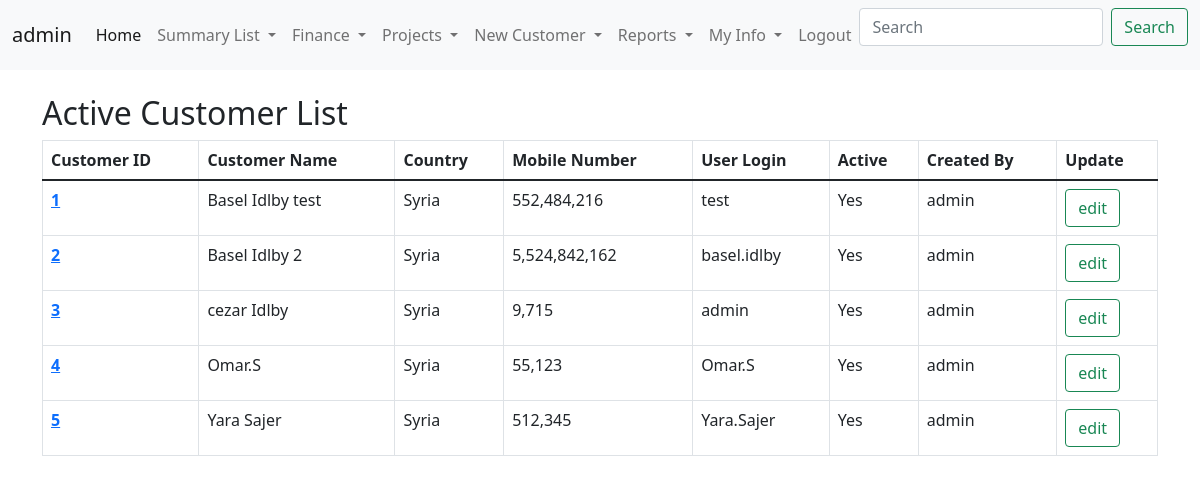
The page /customerList (signed in) on the database its author committed.
### CRM/models.py (models this page shows, shortened)
class CustomerInfoModel(models.Model):
    customerId = models.AutoField(primary_key=True)
    customerName = models.CharField(max_length=100 , unique=True)
    country = models.ForeignKey(countryListModel,on_delete=models.DO_NOTHING)
    address = models.CharField(max_length=150)
    mobileNumber = models.IntegerField(unique=True)
    workNumber = models.IntegerField()
    email = models.EmailField(max_length=50 , unique=True)
    userLogin = models.OneToOneField(settings.AUTH_USER_MODEL,related_name="b" ,  on_delete=models.DO_NOTHING , null=True , blank=True )
    createdBy = models.ForeignKey(User, on_delete=models.DO_NOTHING)
    active = models.BooleanField(default=True)
    GA1 = models.CharField(max_length=100 , blank=True, null=True)
    GA2 = models.CharField(max_length=100 , blank=True, null=True)
    GA3 = models.CharField(max_length=100 , blank=True, null=True)
    GA4 = models.CharField(max_length=100 , blank=True, null=True)
    GB1 = models.BooleanField(default=False , blank=True, null=True)
    GB2 = models.BooleanField(default=False , blank=True, null=True)
    GB3 = models.BooleanField(default=False , blank=True, null=True)
    GB4 = models.BooleanField(default=False , blank=True, null=True)
    GD1 = models.DateField(blank=True, null=True)
    GD2 = models.DateField(blank=True, null=True)
    GD3 = models.DateField(blank=True, null=True)

class countryListModel(models.Model):
    countryId = models.AutoField(primary_key=True)
    countryName = models.CharField(max_length=50,unique=True)
    def __str__(self) -> str:
        return f"{self.countryName}"

### CRM/views.py (the view)
# urls.py: path('customerList',views.customerList , name='customerList'),
@login_required
def customerList(request):
    customerListQuery = CustomerInfoModel.objects.all().filter(active = True)
    context = {'customerListQuery':customerListQuery}
    return render(request,'CRM/customerList.html',context)

### CRM/templates/CRM/customerList.html (shortened to what this page needs)
{% include 'CRM/base.html' %}
{% include 'CRM/navbar.html' %}
{% block content %}
<div class="container-lg">
    <h2>Active Customer List</h2>
<table class="table table-bordered">
    <thead>
      <tr>
        <th scope="col">Customer ID</th>
        <th scope="col">Customer Name</th>
        <th scope="col">Country</th>
        <th scope="col">Mobile Number</th>
        <th scope="col">User Login</th>
        <th scope="col">Active</th>
        <th scope="col">Created By</th>
        <th scope="col">Update</th>
      </tr>
    </thead>
    <tbody>
      <tr>
          {% for x in customerListQuery %}
        <th scope="row" ><a href="/customerProfile/{{x.customerId}}">{{x.customerId}}</a></th>
        <td>{{x.customerName}}</td>
        <td>{{x.country}}</td>
        <td>{{x.mobileNumber}}</td>
        <td>{{x.userLogin}}</td>
        {% if x.active == True %} <td>Yes</td> {% else %} <td>No</td> {% endif %}
        <td>{{x.createdBy}}</td>
        <td><button class="btn btn-outline-success" type="submit" onclick="location.href='{% url 'CRM:updateCustomerProfile' x.customerId %}'">edit</button></td>
      </tr>
      {% endfor %}
    </tbody>
  </table>
</div>
{%  endblock %}

### CRM/templates/CRM/navbar.html (shortened to what this page needs)
{% block content %}
<nav class="navbar navbar-expand-lg navbar-light bg-light">
    <div class="container-fluid">
      <a class="navbar-brand" href="#">{{user.get_username}}</a>
      <div class="collapse navbar-collapse" id="navbarScroll">
        <ul class="navbar-nav me-auto my-2 my-lg-0 navbar-nav-scroll" style="--bs-scroll-height: 100px;">
          {% if user.is_superuser %}
          <li class="nav-item">
            <a class="nav-link active" aria-current="page" href="{% url 'CRM:customerList' %}">Home</a>
          </li>
          <li class="nav-item dropdown">
            <a class="nav-link dropdown-toggle" href="#" id="navbarScrollingDropdown" role="button" data-bs-toggle="dropdown" aria-expanded="false">
              Summary List
            </a>
          </li>
          <li class="nav-item dropdown">
            <a class="nav-link dropdown-toggle" href="#" id="navbarScrollingDropdown" role="button" data-bs-toggle="dropdown" aria-expanded="false">
              Finance
            </a>
          </li>
          <li class="nav-item dropdown">
            <a class="nav-link dropdown-toggle" href="#" id="navbarScrollingDropdown" role="button" data-bs-toggle="dropdown" aria-expanded="false">
              Projects
            </a>
          </li>
          <li class="nav-item dropdown">
            <a class="nav-link dropdown-toggle" href="#" id="navbarScrollingDropdown" role="button" data-bs-toggle="dropdown" aria-expanded="false">
              New Customer
            </a>
          </li>
          <li class="nav-item dropdown">
            <a class="nav-link dropdown-toggle" href="#" id="navbarScrollingDropdown" role="button" data-bs-toggle="dropdown" aria-expanded="false">
              Reports
            </a>
          </li>
          {% endif %}
          {% if user.is_authenticated %}
          <li class="nav-item dropdown">
            <a class="nav-link dropdown-toggle" href="#" id="navbarScrollingDropdown" role="button" data-bs-toggle="dropdown" aria-expanded="false">
              My Info
            </a>
          </li>
          {% endif %}
          {% if user.is_authenticated %}
          <li class="nav-item">
            <a class="nav-link" href="{% url 'logout' %}">Logout</a>
          </li>
          {% else %}
          <li class="nav-item"></li>
          <a class="nav-link" href="{% url 'login' %}">Login</a>
        </li>
          {% endif %}
        </ul>
        <form class="d-flex">
          <input class="form-control me-2" type="search" placeholder="Search" aria-label="Search">
          <button class="btn btn-outline-success" type="submit">Search</button>
        </form>
      </div>
    </div>
  </nav>
  {% endblock %}

### rows shown on the page
CustomerInfoModel: customerId "1", customerName "Basel Idlby test", country "Syria", mobileNumber "552,484,216", userLogin "test", active "Yes", createdBy "admin"
CustomerInfoModel: customerId "2", customerName "Basel Idlby 2", country "Syria", mobileNumber "5,524,842,162", userLogin "basel.idlby", active "Yes", createdBy "admin"
CustomerInfoModel: customerId "3", customerName "cezar Idlby", country "Syria", mobileNumber "9,715", userLogin "admin", active "Yes", createdBy "admin"
CustomerInfoModel: customerId "4", customerName "Omar.S", country "Syria", mobileNumber "55,123", userLogin "Omar.S", active "Yes", createdBy "admin"
CustomerInfoModel: customerId "5", customerName "Yara Sajer", country "Syria", mobileNumber "512,345", userLogin "Yara.Sajer", active "Yes", createdBy "admin"

### other values the page prints
{{ user.get_username }} "admin"
